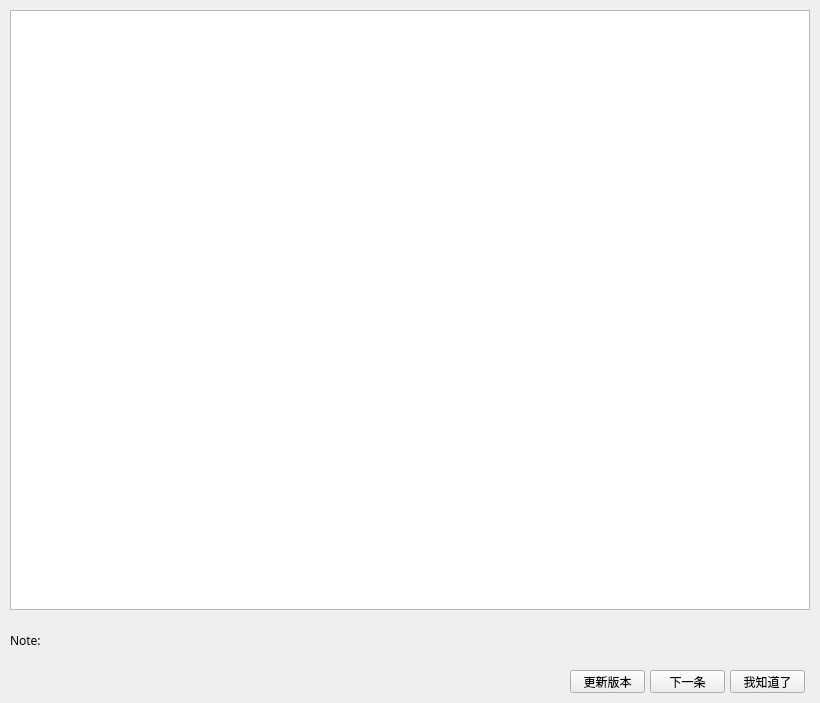
<?xml version="1.0" encoding="UTF-8"?>
<ui version="4.0">
 <class>Form</class>
 <widget class="QWidget" name="Form">
  <property name="geometry">
   <rect>
    <x>0</x>
    <y>0</y>
    <width>820</width>
    <height>703</height>
   </rect>
  </property>
  <property name="windowTitle">
   <string>News</string>
  </property>
  <widget class="QGraphicsView" name="graphicsView">
   <property name="geometry">
    <rect>
     <x>10</x>
     <y>10</y>
     <width>800</width>
     <height>600</height>
    </rect>
   </property>
   <property name="styleSheet">
    <string notr="true"/>
   </property>
  </widget>
  <widget class="QLabel" name="note_label">
   <property name="geometry">
    <rect>
     <x>10</x>
     <y>610</y>
     <width>801</width>
     <height>61</height>
    </rect>
   </property>
   <property name="font">
    <font>
     <family>宋体</family>
    </font>
   </property>
   <property name="text">
    <string>Note:</string>
   </property>
  </widget>
  <widget class="QPushButton" name="close_button">
   <property name="geometry">
    <rect>
     <x>730</x>
     <y>670</y>
     <width>75</width>
     <height>23</height>
    </rect>
   </property>
   <property name="text">
    <string>我知道了</string>
   </property>
  </widget>
  <widget class="QPushButton" name="next_button">
   <property name="geometry">
    <rect>
     <x>650</x>
     <y>670</y>
     <width>75</width>
     <height>23</height>
    </rect>
   </property>
   <property name="text">
    <string>下一条</string>
   </property>
  </widget>
  <widget class="QPushButton" name="download_button">
   <property name="geometry">
    <rect>
     <x>570</x>
     <y>670</y>
     <width>75</width>
     <height>23</height>
    </rect>
   </property>
   <property name="text">
    <string>更新版本</string>
   </property>
  </widget>
 </widget>
 <resources/>
 <connections/>
</ui>
